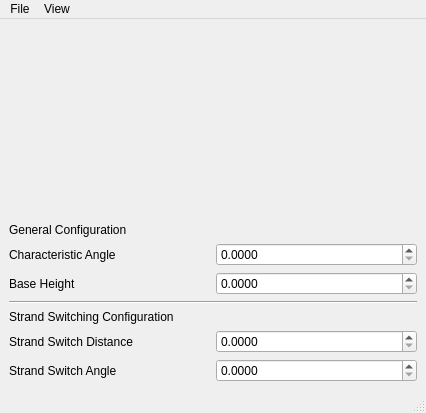
<?xml version="1.0" encoding="UTF-8"?>
<ui version="4.0">
 <class>MainWindow</class>
 <widget class="QMainWindow" name="MainWindow">
  <property name="geometry">
   <rect>
    <x>0</x>
    <y>0</y>
    <width>426</width>
    <height>413</height>
   </rect>
  </property>
  <property name="windowTitle">
   <string>MainWindow</string>
  </property>
  <widget class="QWidget" name="centralwidget">
   <layout class="QVBoxLayout" name="verticalLayout">
    <item>
     <layout class="QHBoxLayout" name="outputs_layout">
      <property name="sizeConstraint">
       <enum>QLayout::SetDefaultConstraint</enum>
      </property>
      <item>
       <widget class="PlotWindow" name="side_view" native="true"/>
      </item>
      <item>
       <widget class="PlotWindow" name="top_view" native="true"/>
      </item>
     </layout>
    </item>
    <item>
     <layout class="QGridLayout" name="configuration_layout">
      <item row="1" column="1">
       <widget class="QDoubleSpinBox" name="characteristicAngle_input">
        <property name="decimals">
         <number>4</number>
        </property>
       </widget>
      </item>
      <item row="2" column="1">
       <widget class="QDoubleSpinBox" name="baseHeight_input">
        <property name="decimals">
         <number>4</number>
        </property>
       </widget>
      </item>
      <item row="5" column="1">
       <widget class="QDoubleSpinBox" name="strandSwitchDistance_input">
        <property name="decimals">
         <number>4</number>
        </property>
       </widget>
      </item>
      <item row="6" column="1">
       <widget class="QDoubleSpinBox" name="doubleSpinBox_4">
        <property name="decimals">
         <number>4</number>
        </property>
       </widget>
      </item>
      <item row="1" column="0">
       <widget class="QLabel" name="characteristicAngle_label">
        <property name="text">
         <string>Characteristic Angle</string>
        </property>
       </widget>
      </item>
      <item row="2" column="0">
       <widget class="QLabel" name="baseHeight_label">
        <property name="text">
         <string>Base Height</string>
        </property>
       </widget>
      </item>
      <item row="5" column="0">
       <widget class="QLabel" name="strand_">
        <property name="text">
         <string>Strand Switch Distance</string>
        </property>
       </widget>
      </item>
      <item row="6" column="0">
       <widget class="QLabel" name="strandSwitchAngle_label">
        <property name="text">
         <string>Strand Switch Angle</string>
        </property>
       </widget>
      </item>
      <item row="3" column="0" colspan="2">
       <widget class="Line" name="line">
        <property name="orientation">
         <enum>Qt::Horizontal</enum>
        </property>
       </widget>
      </item>
      <item row="4" column="0" colspan="2">
       <widget class="QLabel" name="label">
        <property name="sizePolicy">
         <sizepolicy hsizetype="Preferred" vsizetype="Fixed">
          <horstretch>0</horstretch>
          <verstretch>0</verstretch>
         </sizepolicy>
        </property>
        <property name="text">
         <string>Strand Switching Configuration</string>
        </property>
       </widget>
      </item>
      <item row="0" column="0" colspan="2">
       <widget class="QLabel" name="label_2">
        <property name="sizePolicy">
         <sizepolicy hsizetype="Preferred" vsizetype="Fixed">
          <horstretch>0</horstretch>
          <verstretch>0</verstretch>
         </sizepolicy>
        </property>
        <property name="text">
         <string>General Configuration</string>
        </property>
       </widget>
      </item>
     </layout>
    </item>
   </layout>
  </widget>
  <widget class="QMenuBar" name="menubar">
   <property name="geometry">
    <rect>
     <x>0</x>
     <y>0</y>
     <width>426</width>
     <height>22</height>
    </rect>
   </property>
   <widget class="QMenu" name="menuFile">
    <property name="title">
     <string>File</string>
    </property>
    <addaction name="action_Save"/>
   </widget>
   <widget class="QMenu" name="menuView">
    <property name="title">
     <string>View</string>
    </property>
   </widget>
   <addaction name="menuFile"/>
   <addaction name="menuView"/>
  </widget>
  <widget class="QStatusBar" name="statusbar"/>
  <action name="action_Save">
   <property name="text">
    <string>_Save</string>
   </property>
  </action>
 </widget>
 <customwidgets>
  <customwidget>
   <class>PlotWindow</class>
   <extends>QWidget</extends>
   <header>pyqtgraph</header>
   <container>1</container>
  </customwidget>
 </customwidgets>
 <resources/>
 <connections/>
</ui>
